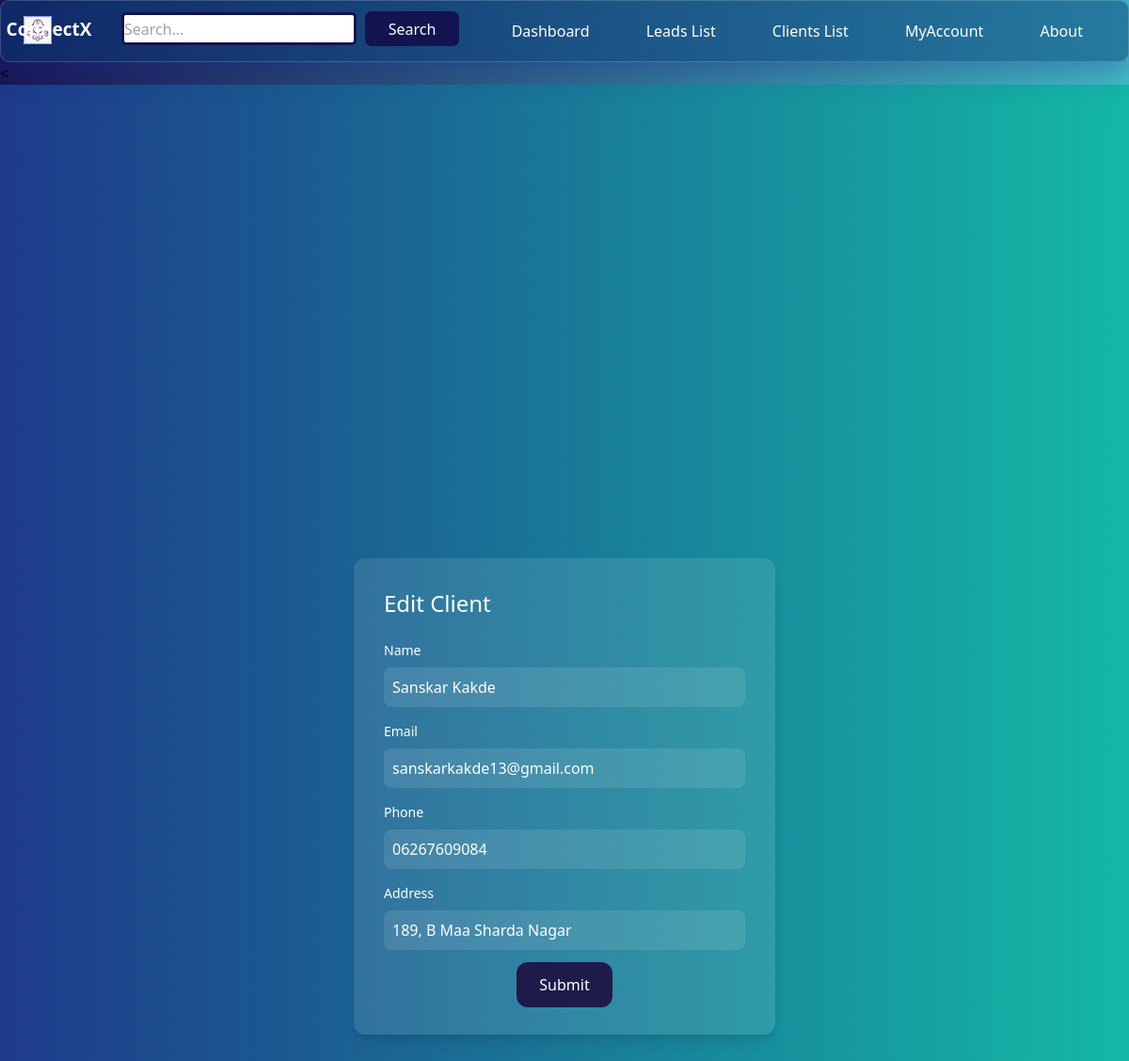
The app's page /dashboard/clients/9/edit/ (signed in) with its own data.
### clients/models.py (models this page shows, shortened)
class Client(models.Model):
    team = models.ForeignKey(Team, related_name='clients', on_delete=models.CASCADE)
    name = models.CharField(max_length=255)
    email = models.EmailField()
    phone = models.CharField(max_length=11, default=' ')
    Address = models.TextField(max_length=50, default=' ',blank=False,null=False)
    property_price = models.IntegerField(default='00')
    property_size = models.CharField(max_length=25,default=' ')
    property_locality = models.CharField(max_length=25, default=' ')
    property_type = models.CharField(max_length=11, choices=Property_type, default=plot)
    converted_to_client = models.BooleanField(default=False)
    priority = models.CharField(max_length=10, choices=CHOICES_PRIORITY, default=MEDIUM)
    created_by = models.ForeignKey(User, related_name='clients', on_delete=models.CASCADE)
    created_at = models.DateTimeField(auto_now_add=True)
    modified_at = models.DateTimeField(auto_now=True)
    class Meta:
        ordering = ('name',)

### clients/views.py (the view)
# urls.py: path('<int:pk>/edit/', views.clients_edit, name='edit'),
@login_required
def clients_edit(request, pk):
    team = request.user.userprofile.active_team
    clients = get_object_or_404(Client, created_by=request.user, pk=pk)
    if request.method == 'POST':
        form = AddClientForm(request.POST, instance=clients)
        if form.is_valid():
            form.save()
            messages.success(request, 'This changes were saved')
            return redirect('clients:list')
    else:
        form = AddClientForm(instance=clients)
    return render(request, 'clients/clients_edit.html', {'form': form})

### clients/forms.py
class AddClientForm(forms.ModelForm):
    class Meta:
        model = Client
        fields = ('name', 'email', 'phone', 'Address')

### teams/context_processors.py (called while the page is built)
def active_team(request):
    if request.user.is_authenticated:
        active_team = request.user.userprofile.get_active_team()
        if not active_team:
            active_team = Team.objects.filter(created_by=request.user)[0]
    else:
        active_team = None
    return {'active_team': active_team}

### userprofile/models.py (called while the page is built)
    def get_active_team(self):
        if self.active_team:
            return self.active_team
        else:
            return Team.objects.filter(members__in=[self.user.id]).first()

### clients/templates/clients/clients_edit.html (shortened to what this page needs)
{% extends 'core/base.html' %}
{% block content %}
    <<div class="min-h-screen flex items-center justify-center bg-gradient-to-r from-blue-900 to-teal-500 py-6 px-6">
    <div class="bg-white bg-opacity-10 rounded-xl p-8 shadow-lg max-w-md w-full text-white">
    <h1 class="text-2xl mb-6">Edit Client</h1>
    <form method="post" action=".">
                {% for field in form %}
                    <div class="mb-4">
                        <label for="{{ field.id_for_label }}" class="block text-sm font-medium mb-2">{{ field.label }}</label>
                        <input type="text" name="{{ field.html_name }}" id="{{ field.auto_id }}" class="w-full p-2 rounded-lg border border-transparent focus:outline-none focus:border-white focus:border-opacity-20 bg-opacity-10 bg-white placeholder-white placeholder-opacity-50" value="{{ field.value|default:'' }}" required/>
                    </div>
                {% endfor %}
                <div style="display: flex; justify-content: center; align-items: center; height: 32pt;">
                    <button class="py-3 px-6 bg-indigo-950 text-white
                    rounded-xl hover:font-bold
                    transition duration-200 hover:text-white
                    ">Submit</button>
                </div>
            </form>
    </div></div>
{% endblock %}

### core/templates/core/base.html (style rules this page uses)
body { background: #191654; background: -webkit-linear-gradient(to left, #43bbc6,#191654); background: linear-gradient(to left,#43bbc6,#191654); }

### records on screen
Client: name "Sanskar Kakde" "sanskarkakde13@gmail.com" "06267609084" "189, B Maa Sharda Nagar"

### other values on screen
{{ field.label }} "Name" "Email" "Phone" "Address"
